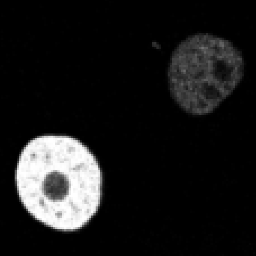
#> input picture test2.png, 256 x 256 px
$ python rcct_rsf_model.py
#> lines starting #> are read from the running program, lines starting #| are printed output that depends on the picture; after the words box and inside, x2 and y2 are one past the last pixel; in counts of white or black regions, pixels touching at a corner belong together
### utils.py
#!/usr/bin/python3
import cv2
import numpy as np
import matplotlib.pyplot as plt
from scipy.ndimage import gaussian_filter, laplace


def div_phi(phi):
    [phi_y, phi_x] = np.gradient(phi)
    s = np.sqrt(phi_x ** 2 + phi_y ** 2) + 1e-7
    n_x = phi_x / s
    n_y = phi_y / s
    [_, nxx] = np.gradient(n_x)
    [nyy, _] = np.gradient(n_y)
    return nxx + nyy

# H = 1/2 (1 + x / epsilon + 1 / pi * sin(pi * x / epsilon)), |x| < epsilon
# H = 1, x > epsilon
# H = 0, x < -epsilon
def Heaviside(phi, epsilon=1.5):
    hfunc = 0.5 * (1 + phi / epsilon + 1 / np.pi * np.sin(np.pi * phi / epsilon))
    cond = (phi < epsilon) & (phi > -epsilon)
    return hfunc * cond + 1 * (phi >= epsilon) + 1e-7 * (phi < -epsilon)


# H = 1/2 * (1 + 2/pi * arctan(x / epsilon))
def weak_Heaviside(phi, epsilon=1.5):
    return 0.5 * (1 + (2 / np.pi) * np.arctan(phi / epsilon))


# D = 1 / (2 epsilon) * (1 + cos(pi * x / epsilon)), |x| <= epsilon
# D = 0, |x| > epsilon
def Dirac(phi, epsilon=1.5):
    dfunc = (1 / 2 / epsilon) * (1 + np.cos(np.pi * phi / epsilon))
    conds = (phi <= epsilon) & (phi >= -epsilon)
    return dfunc * conds


# D = 1/pi * epsilon / (epsilon**2 + phi ** 2)
def weak_Dirac(phi, epsilon=1.5):
    return epsilon / (np.pi * (epsilon**2 + phi**2))


# [5 lines left out: function gValue, not called in this run]

def length_term(phi, coeff=0, epsilon=1.5):
    curvature = div_phi(phi)
    d = weak_Dirac(phi, epsilon=epsilon)
    length = d * curvature
    return coeff * length

# [18 lines left out: functions length_term_g, area_term, not called in this run]


# sigle well potential for distance regularization
def simple_distance_reg_term(phi, coeff=0):
    [phi_y, phi_x] = np.gradient(phi)
    s = np.sqrt(np.square(phi_x) + np.square(phi_y)) + 1e-7
    n_x = phi_x / s
    n_y = phi_y / s
    [_, nxx] = np.gradient(n_x)
    [nyy, _] = np.gradient(n_y)
    curvature = nxx + nyy
    lap = cv2.Laplacian(phi, -1)
    return coeff * (-curvature + lap)


# double well potential for distance regularization
# [13 lines left out: function distance_reg_term, not called in this run]


def Neumann(phi):
    phi[np.ix_([0, -1], [0, -1])] = phi[np.ix_([2, -3], [2, -3])]
    phi[np.ix_([0, -1]), 1:-1] = phi[np.ix_([2, -3]), 1:-1]
    phi[1:-1, np.ix_([0, -1])] = phi[1:-1, np.ix_([2, -3])]
    return phi


def initial_phi(img, mode = 'outline', c0 = 2, num_phi = 4):
    img_shape = img.shape
    initial_lsf = c0 * np.ones(img_shape, dtype=np.float64)

    if mode == 'outline':
        initial_lsf[4:img_shape[0] - 4, 4:img_shape[1] - 4] = -c0

    if mode == 'four':
        # 1st rectangle
        initial_lsf[4: int(img_shape[0]/2) -4, 4: int(img_shape[1]/2) - 4] = -c0
        # 2nd rectangle
        initial_lsf[int(img_shape[0]/2) + 4: img_shape[0] - 4, 4: int(img_shape[1]/2) - 4] = -c0
        # 3rd rectangle
        initial_lsf[4: int(img_shape[0]/2) -4, int(img_shape[1]/2) + 4: img_shape[1] - 4] = -c0
        # 4th rectangle
        initial_lsf[int(img_shape[0]/2)+4: img_shape[0], int(img_shape[1]/2)+4 : img_shape[1]] = -c0

    return initial_lsf


# [155 lines left out: functions BoundMirrorEnsure, BoundMirrorExpand, BoundMirrorShrink, phi_area, cvtBrightObject, not called in this run]

### rcct_rsf_model.py
#!/usr/bin/python3
'''
AUTHOR:     Zhengyang Zhong
DATE:       2023-02-15
PAPER:      Image segmentation by level set evolution with region consistency ocnstraint
'''
import cv2
import numpy as np
from tqdm import tqdm
import matplotlib.pyplot as plt
from utils import initial_phi, Neumann, simple_distance_reg_term, area_term, length_term, Dirac, Heaviside, div_phi

from skimage import measure

# local intensity approximation
def fi(img, phi, sigma=1.5, epsilon=1.5, bright_object=False):
    H = Heaviside(phi, epsilon=epsilon)
    size = int(np.round(sigma * 2 ) * 2 + 1)
    numerator1      = cv2.GaussianBlur(H * img, (size, size), sigma)
    denominator1    = cv2.GaussianBlur(H, (size, size), sigma)
    f1 = numerator1 / (denominator1 + 1e-7)
    numerator2      = cv2.GaussianBlur((1-H) * img, (size, size), sigma)
    denominator2    = cv2.GaussianBlur((1-H), (size, size), sigma)
    f2 = numerator2 / (denominator2 + 1e-7)
    if not bright_object:
        f1, f2 = f2, f1
    return f1, f2


def ei(img, f1, f2, sigma=3.5):
    tmp1 = np.square(img - f1)
    tmp2 = np.square(img - f2)
    size = int(np.round(sigma*2) * 2 + 1)
    e1 = cv2.GaussianBlur(tmp1, (size, size), sigma)
    e2 = cv2.GaussianBlur(tmp2, (size, size), sigma)
    return e1, e2


def rsf_term(img, phi, lmda1=0, lmda2=0, epsilon=1.5, sigma=1.5, bright_object=True):
    d = Dirac(phi, epsilon=epsilon)
    f1, f2 = fi(img, phi, sigma=sigma, epsilon=epsilon, bright_object=bright_object)
    e1, e2 = ei(img, f1, f2, sigma=sigma)
    return -1 * d * (lmda1 * e1 - lmda2 * e2)


def RCCT_term(img, phi, k1, k2, beta1=0, beta2=0, epsilon=1.5):

    d1 = Dirac(phi - k1, epsilon=epsilon)
    d2 = Dirac(phi - k2, epsilon=epsilon)
    [phi_y, phi_x] = np.gradient(phi)
    s = np.sqrt(np.square(phi_x) + np.square(phi_y)) + 1e-7
    c1  =   np.sum(img * d1 * s) / (np.sum(d1 * s) + 1e-7)
    c2  =   np.sum(img * d2 * s) / (np.sum(d2 * s) + 1e-7)
    curvature = div_phi(phi)
    rcct1 = beta1 * np.square(img - c1) * d1 * curvature
    rcct2 = beta2 * np.square(img - c2) * d2 * curvature
    return rcct1 + rcct2


def RCCT_RSFmodel(img, max_iter, lmda1=1.0, lmda2=1.0, epsilon=1.5, sigma=3.5, k1=-1.5, k2=1.5, beta1=0.05 , beta2=0.01, mu=1.5, nu=0.003*255**2, timestep=0.1, bright_object=True):

    phi = initial_phi(img)
    h, w = phi.shape
    AREA = h * w
    for it in tqdm(range(max_iter)):
        old_phi_area = np.sum(phi < 0)

        phi = Neumann(phi)
        rsf = rsf_term(img, phi, lmda1=lmda1, lmda2=lmda2, epsilon=epsilon, sigma=sigma)
        rcct = RCCT_term(img, phi, k1=k1, k2=k2, beta1=beta1, beta2=beta2, epsilon=epsilon)
        L = length_term(phi, coeff=nu, epsilon=epsilon)
        R = simple_distance_reg_term(phi, coeff=mu)
        dphi = rsf + L + R + rcct
        phi += timestep * dphi

        new_phi_area = np.sum(phi < 0)
        criteria = np.abs(old_phi_area - new_phi_area) / AREA
        if criteria < 1e-5:
            break

    return phi, rsf


if __name__ == "__main__":
    img = cv2.imread("./test2.png", 0)
#> img is the input picture: shape (256, 256); min 0, max 255, mean 26
    h, w = img.shape
#> h = 256; w = 256
    phi = 2 * np.ones((h, w))
    phi[20: -20, 20: -20] = -2
    phi, iterations = RCCT_RSFmodel(img, max_iter=1000)
#> in RCCT_RSFmodel, `phi = initial_phi(img)`:
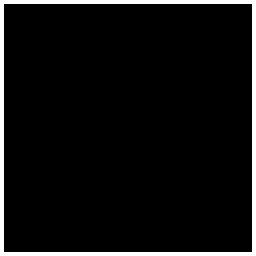
#> phi: shape (256, 256) float64; values -2 (black) and 2 (white), 6.2% white; 1 white region, box (x1, y1, x2, y2) and area: (0, 0, 256, 256) 4032
#> the loop in RCCT_RSFmodel, `for it in tqdm(range(max_iter)):` made 104 passes
#> (old_phi_area, c1 in RCCT_term, c2 in RCCT_term, new_phi_area, criteria) on passes 1 to 12: (61504, 0.145, 0.134, 61500, 6.1e-05), (61500, 0.143, 0.137, 62468, 0.0148), (62468, 0.153, 0.157, 63579, 0.017), (63579, 0.184, 0.255, 64447, 0.0132), (64447, 0.163, 0.437, 64470, 0.000351), (64470, 0.516, 0.129, 65156, 0.0105), (65156, 4.48, 10.87, 65090, 0.00101), (65090, 44.64, 36.39, 63494, 0.0244), (63494, 72.58, 4.24, 63448, 0.000702), (63448, 35.21, 39.74, 61954, 0.0228), (61954, 75.92, 9.16, 60612, 0.0205), (60612, 61.91, 15.55, 59120, 0.0228)
#> after the loop in RCCT_RSFmodel, `for it in tqdm(range(max_iter)):`:
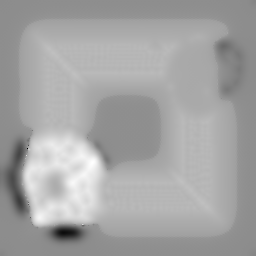
#> phi: shape (256, 256) float64; min -72.12, max 46.78, mean 4.5; drawn with min black and max white
    contours = measure.find_contours(phi, 0)
#> contours = 2 point arrays, longest 963 points
    for cnt in contours:
        plt.plot(cnt[:, 1], cnt[:, 0], linewidth=2)
#> this loop made 2 passes
    plt.show()
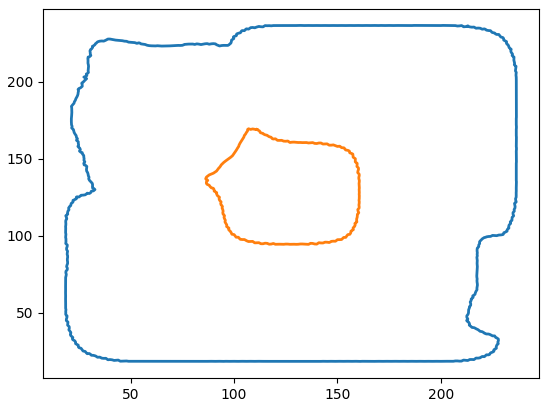
#> figure drawn by matplotlib, 1 panel
    plt.imshow(phi)
    plt.show()

$ run again, with test.png copied over test2.png
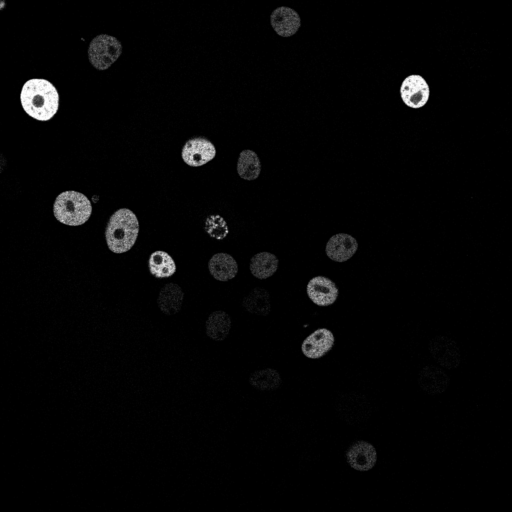
#> input picture test.png, 512 x 512 px
#> img is the input picture: shape (512, 512); min 0, max 255, mean 5.3
#> the loop in RCCT_RSFmodel, `for it in tqdm(range(max_iter)):` made 1 pass
#> (old_phi_area, c1 in RCCT_term, c2 in RCCT_term, new_phi_area, criteria) on pass 1: (254016, 0.292, 0.445, 254016, 0)
#> after the loop in RCCT_RSFmodel, `for it in tqdm(range(max_iter)):`:
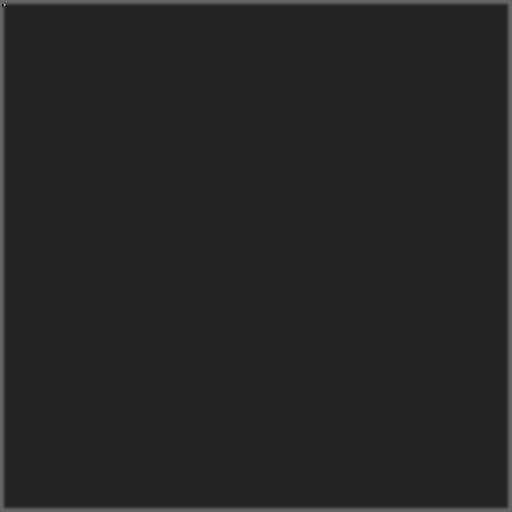
#> phi: shape (512, 512) float64; min -4.19, max 11.01, mean -1.88; drawn with min black and max white
#> iterations: shape (512, 512) float64; every value is 0
#> contours = 1 point arrays, longest 2027 points
#> the loop `for cnt in contours:` made 1 pass
#> `plt.show()`:
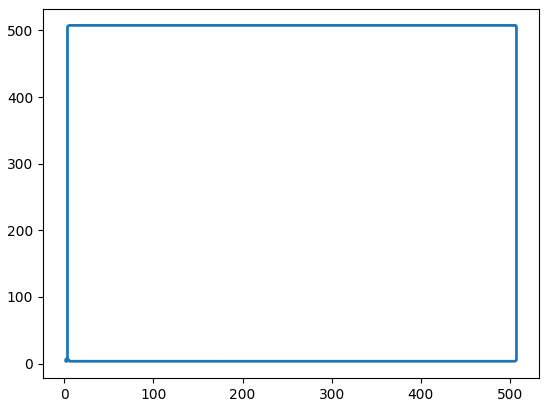
#> figure drawn by matplotlib, 1 panel
